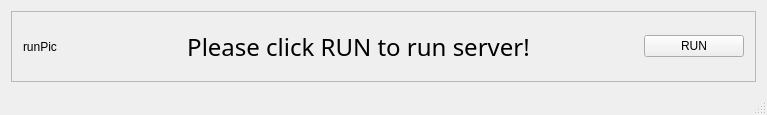
<?xml version="1.0" encoding="UTF-8"?>
<ui version="4.0">
 <class>MyQtGUISerClass</class>
 <widget class="QMainWindow" name="MyQtGUISerClass">
  <property name="geometry">
   <rect>
    <x>0</x>
    <y>0</y>
    <width>767</width>
    <height>115</height>
   </rect>
  </property>
  <property name="maximumSize">
   <size>
    <width>16777215</width>
    <height>16777215</height>
   </size>
  </property>
  <property name="mouseTracking">
   <bool>false</bool>
  </property>
  <property name="focusPolicy">
   <enum>Qt::NoFocus</enum>
  </property>
  <property name="windowTitle">
   <string>MyQtGUI</string>
  </property>
  <widget class="QWidget" name="centralWidget">
   <layout class="QGridLayout" name="gridLayout">
    <item row="0" column="0">
     <widget class="QFrame" name="frame">
      <property name="frameShape">
       <enum>QFrame::StyledPanel</enum>
      </property>
      <property name="frameShadow">
       <enum>QFrame::Raised</enum>
      </property>
      <layout class="QHBoxLayout" name="horizontalLayout">
       <item>
        <widget class="QLabel" name="showRun">
         <property name="maximumSize">
          <size>
           <width>50</width>
           <height>16777215</height>
          </size>
         </property>
         <property name="text">
          <string>runPic</string>
         </property>
        </widget>
       </item>
       <item>
        <widget class="QLabel" name="label">
         <property name="sizePolicy">
          <sizepolicy hsizetype="Preferred" vsizetype="Preferred">
           <horstretch>0</horstretch>
           <verstretch>0</verstretch>
          </sizepolicy>
         </property>
         <property name="font">
          <font>
           <family>黑体</family>
           <pointsize>18</pointsize>
          </font>
         </property>
         <property name="text">
          <string>Please click RUN to run server!</string>
         </property>
         <property name="alignment">
          <set>Qt::AlignCenter</set>
         </property>
        </widget>
       </item>
       <item>
        <widget class="QPushButton" name="run">
         <property name="maximumSize">
          <size>
           <width>100</width>
           <height>16777215</height>
          </size>
         </property>
         <property name="text">
          <string>RUN</string>
         </property>
        </widget>
       </item>
      </layout>
     </widget>
    </item>
   </layout>
  </widget>
  <widget class="QStatusBar" name="statusBar"/>
  <action name="actionconnect">
   <property name="text">
    <string>connect</string>
   </property>
  </action>
 </widget>
 <layoutdefault spacing="6" margin="11"/>
 <resources>
  <include location="MyQtGUI.qrc"/>
 </resources>
 <connections>
  <connection>
   <sender>run</sender>
   <signal>clicked()</signal>
   <receiver>MyQtGUISerClass</receiver>
   <slot>on_Run_clicked()</slot>
   <hints>
    <hint type="sourcelabel">
     <x>667</x>
     <y>43</y>
    </hint>
    <hint type="destinationlabel">
     <x>572</x>
     <y>-5</y>
    </hint>
   </hints>
  </connection>
 </connections>
 <slots>
  <slot>on_OpenImage_clicked()</slot>
  <slot>on_Run_clicked()</slot>
 </slots>
</ui>
